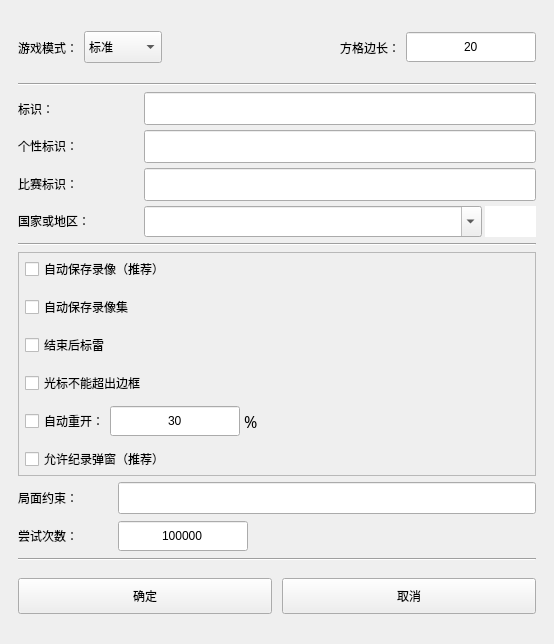
<?xml version="1.0" encoding="UTF-8"?>
<ui version="4.0">
 <class>Form</class>
 <widget class="QWidget" name="Form">
  <property name="windowModality">
   <enum>Qt::NonModal</enum>
  </property>
  <property name="geometry">
   <rect>
    <x>0</x>
    <y>0</y>
    <width>554</width>
    <height>644</height>
   </rect>
  </property>
  <property name="sizePolicy">
   <sizepolicy hsizetype="Minimum" vsizetype="Preferred">
    <horstretch>0</horstretch>
    <verstretch>0</verstretch>
   </sizepolicy>
  </property>
  <property name="minimumSize">
   <size>
    <width>0</width>
    <height>0</height>
   </size>
  </property>
  <property name="maximumSize">
   <size>
    <width>16777215</width>
    <height>16777215</height>
   </size>
  </property>
  <property name="mouseTracking">
   <bool>true</bool>
  </property>
  <property name="focusPolicy">
   <enum>Qt::ClickFocus</enum>
  </property>
   <property name="windowTitle">
    <string notr="true"/>
   </property>
  <layout class="QVBoxLayout" name="verticalLayout">
   <property name="leftMargin">
    <number>18</number>
   </property>
   <property name="topMargin">
    <number>18</number>
   </property>
   <property name="rightMargin">
    <number>18</number>
   </property>
   <property name="bottomMargin">
    <number>18</number>
   </property>
   <item>
    <widget class="QWidget" name="widget_3" native="true">
     <property name="minimumSize">
      <size>
       <width>0</width>
       <height>32</height>
      </size>
     </property>
     <layout class="QHBoxLayout" name="horizontalLayout_10" stretch="0,0,0,0,0">
      <property name="spacing">
       <number>6</number>
      </property>
      <property name="leftMargin">
       <number>0</number>
      </property>
      <property name="topMargin">
       <number>0</number>
      </property>
      <property name="rightMargin">
       <number>0</number>
      </property>
      <property name="bottomMargin">
       <number>0</number>
      </property>
      <item>
       <widget class="QLabel" name="label_gamemode">
        <property name="text">
         <string>游戏模式：</string>
        </property>
        <property name="scaledContents">
         <bool>false</bool>
        </property>
        <property name="wordWrap">
         <bool>false</bool>
        </property>
       </widget>
      </item>
      <item>
       <widget class="QComboBox" name="comboBox_gamemode">
        <property name="sizePolicy">
         <sizepolicy hsizetype="Preferred" vsizetype="Fixed">
          <horstretch>0</horstretch>
          <verstretch>0</verstretch>
         </sizepolicy>
        </property>
        <property name="minimumSize">
         <size>
          <width>0</width>
          <height>32</height>
         </size>
        </property>
        <property name="maximumSize">
         <size>
          <width>16777215</width>
          <height>32</height>
         </size>
        </property>
        <property name="focusPolicy">
         <enum>Qt::ClickFocus</enum>
        </property>
        <property name="currentIndex">
         <number>0</number>
        </property>
        <property name="sizeAdjustPolicy">
         <enum>QComboBox::AdjustToContents</enum>
        </property>
        <item>
         <property name="text">
          <string>标准</string>
         </property>
        </item>
        <item>
         <property name="text">
          <string>Win7</string>
         </property>
        </item>
        <item>
         <property name="text">
          <string>强无猜</string>
         </property>
        </item>
        <item>
         <property name="text">
          <string>弱无猜</string>
         </property>
        </item>
        <item>
         <property name="text">
          <string>经典无猜</string>
         </property>
        </item>
        <item>
         <property name="text">
          <string>准无猜</string>
         </property>
        </item>
        <item>
         <property name="text">
          <string>强可猜</string>
         </property>
        </item>
        <item>
         <property name="text">
          <string>弱可猜</string>
         </property>
        </item>
       </widget>
      </item>
      <item>
       <spacer name="horizontalSpacer_2">
        <property name="orientation">
         <enum>Qt::Horizontal</enum>
        </property>
        <property name="sizeHint" stdset="0">
         <size>
          <width>0</width>
          <height>20</height>
         </size>
        </property>
       </spacer>
      </item>
      <item>
       <widget class="QLabel" name="label_pixsize">
        <property name="minimumSize">
         <size>
          <width>0</width>
          <height>0</height>
         </size>
        </property>
        <property name="maximumSize">
         <size>
          <width>16777215</width>
          <height>16777215</height>
         </size>
        </property>
        <property name="text">
         <string>方格边长：</string>
        </property>
        <property name="scaledContents">
         <bool>false</bool>
        </property>
        <property name="wordWrap">
         <bool>false</bool>
        </property>
       </widget>
      </item>
      <item>
       <widget class="QSpinBox" name="spinBox_pixsize">
        <property name="sizePolicy">
         <sizepolicy hsizetype="Minimum" vsizetype="Fixed">
          <horstretch>0</horstretch>
          <verstretch>0</verstretch>
         </sizepolicy>
        </property>
        <property name="minimumSize">
         <size>
          <width>130</width>
          <height>32</height>
         </size>
        </property>
        <property name="maximumSize">
         <size>
          <width>16777215</width>
          <height>32</height>
         </size>
        </property>
        <property name="focusPolicy">
         <enum>Qt::ClickFocus</enum>
        </property>
        <property name="frame">
         <bool>true</bool>
        </property>
        <property name="alignment">
         <set>Qt::AlignCenter</set>
        </property>
        <property name="buttonSymbols">
         <enum>QAbstractSpinBox::NoButtons</enum>
        </property>
        <property name="keyboardTracking">
         <bool>true</bool>
        </property>
        <property name="showGroupSeparator" stdset="0">
         <bool>false</bool>
        </property>
        <property name="minimum">
         <number>5</number>
        </property>
        <property name="maximum">
         <number>255</number>
        </property>
        <property name="value">
         <number>20</number>
        </property>
       </widget>
      </item>
     </layout>
    </widget>
   </item>
   <item>
    <widget class="Line" name="line_3">
     <property name="orientation">
      <enum>Qt::Horizontal</enum>
     </property>
    </widget>
   </item>
   <item>
    <widget class="QFrame" name="frame">
     <property name="frameShape">
      <enum>QFrame::NoFrame</enum>
     </property>
     <property name="frameShadow">
      <enum>QFrame::Plain</enum>
     </property>
     <property name="lineWidth">
      <number>0</number>
     </property>
     <layout class="QHBoxLayout" name="horizontalLayout_6">
      <property name="leftMargin">
       <number>0</number>
      </property>
      <property name="topMargin">
       <number>0</number>
      </property>
      <property name="rightMargin">
       <number>0</number>
      </property>
      <property name="bottomMargin">
       <number>0</number>
      </property>
      <item>
       <widget class="QFrame" name="frame_2">
        <property name="frameShape">
         <enum>QFrame::NoFrame</enum>
        </property>
        <property name="frameShadow">
         <enum>QFrame::Plain</enum>
        </property>
        <property name="lineWidth">
         <number>0</number>
        </property>
        <layout class="QVBoxLayout" name="verticalLayout_3">
         <property name="spacing">
          <number>5</number>
         </property>
         <property name="leftMargin">
          <number>0</number>
         </property>
         <property name="topMargin">
          <number>0</number>
         </property>
         <property name="rightMargin">
          <number>0</number>
         </property>
         <property name="bottomMargin">
          <number>0</number>
         </property>
         <item>
          <widget class="QLabel" name="label_label">
           <property name="sizePolicy">
            <sizepolicy hsizetype="Minimum" vsizetype="Preferred">
             <horstretch>0</horstretch>
             <verstretch>0</verstretch>
            </sizepolicy>
           </property>
           <property name="minimumSize">
            <size>
             <width>120</width>
             <height>32</height>
            </size>
           </property>
           <property name="toolTip">
            <string/>
           </property>
           <property name="text">
            <string>标识：</string>
           </property>
           <property name="scaledContents">
            <bool>false</bool>
           </property>
           <property name="wordWrap">
            <bool>false</bool>
           </property>
          </widget>
         </item>
         <item>
          <widget class="QLabel" name="label_unique_label">
           <property name="sizePolicy">
            <sizepolicy hsizetype="Minimum" vsizetype="Preferred">
             <horstretch>0</horstretch>
             <verstretch>0</verstretch>
            </sizepolicy>
           </property>
           <property name="minimumSize">
            <size>
             <width>120</width>
             <height>32</height>
            </size>
           </property>
           <property name="toolTip">
            <string>用于与其他人相区分，但不希望排名网站和软件展示出来</string>
           </property>
           <property name="text">
            <string>个性标识：</string>
           </property>
           <property name="scaledContents">
            <bool>false</bool>
           </property>
           <property name="wordWrap">
            <bool>false</bool>
           </property>
          </widget>
         </item>
         <item>
          <widget class="QLabel" name="label_race_label">
           <property name="sizePolicy">
            <sizepolicy hsizetype="Minimum" vsizetype="Preferred">
             <horstretch>0</horstretch>
             <verstretch>0</verstretch>
            </sizepolicy>
           </property>
           <property name="minimumSize">
            <size>
             <width>120</width>
             <height>32</height>
            </size>
           </property>
           <property name="toolTip">
            <string>用于参加比赛</string>
           </property>
           <property name="text">
            <string>比赛标识：</string>
           </property>
           <property name="scaledContents">
            <bool>false</bool>
           </property>
           <property name="wordWrap">
            <bool>false</bool>
           </property>
          </widget>
         </item>
         <item>
          <widget class="QLabel" name="label_country">
           <property name="sizePolicy">
            <sizepolicy hsizetype="Minimum" vsizetype="Preferred">
             <horstretch>0</horstretch>
             <verstretch>0</verstretch>
            </sizepolicy>
           </property>
           <property name="minimumSize">
            <size>
             <width>120</width>
             <height>32</height>
            </size>
           </property>
           <property name="text">
            <string>国家或地区：</string>
           </property>
           <property name="scaledContents">
            <bool>false</bool>
           </property>
           <property name="wordWrap">
            <bool>false</bool>
           </property>
          </widget>
         </item>
        </layout>
       </widget>
      </item>
      <item>
       <widget class="QFrame" name="frame_3">
        <property name="frameShape">
         <enum>QFrame::NoFrame</enum>
        </property>
        <property name="frameShadow">
         <enum>QFrame::Plain</enum>
        </property>
        <property name="lineWidth">
         <number>0</number>
        </property>
        <layout class="QVBoxLayout" name="verticalLayout_4">
         <property name="spacing">
          <number>5</number>
         </property>
         <property name="leftMargin">
          <number>0</number>
         </property>
         <property name="topMargin">
          <number>0</number>
         </property>
         <property name="rightMargin">
          <number>0</number>
         </property>
         <property name="bottomMargin">
          <number>0</number>
         </property>
         <item>
          <widget class="QLineEdit" name="lineEdit_label">
           <property name="minimumSize">
            <size>
             <width>0</width>
             <height>33</height>
            </size>
           </property>
           <property name="maximumSize">
            <size>
             <width>16777215</width>
             <height>33</height>
            </size>
           </property>
           <property name="focusPolicy">
            <enum>Qt::ClickFocus</enum>
           </property>
           <property name="text">
            <string notr="true"/>
           </property>
           <property name="maxLength">
            <number>1024</number>
           </property>
           <property name="alignment">
            <set>Qt::AlignCenter</set>
           </property>
          </widget>
         </item>
         <item>
          <widget class="QLineEdit" name="lineEdit_unique_label">
           <property name="minimumSize">
            <size>
             <width>0</width>
             <height>33</height>
            </size>
           </property>
           <property name="maximumSize">
            <size>
             <width>16777215</width>
             <height>33</height>
            </size>
           </property>
           <property name="focusPolicy">
            <enum>Qt::ClickFocus</enum>
           </property>
           <property name="text">
            <string notr="true"/>
           </property>
           <property name="maxLength">
            <number>1024</number>
           </property>
           <property name="alignment">
            <set>Qt::AlignCenter</set>
           </property>
          </widget>
         </item>
         <item>
          <widget class="QLineEdit" name="lineEdit_race_label">
           <property name="minimumSize">
            <size>
             <width>0</width>
             <height>33</height>
            </size>
           </property>
           <property name="maximumSize">
            <size>
             <width>16777215</width>
             <height>33</height>
            </size>
           </property>
           <property name="focusPolicy">
            <enum>Qt::ClickFocus</enum>
           </property>
           <property name="text">
            <string notr="true"/>
           </property>
           <property name="maxLength">
            <number>1024</number>
           </property>
           <property name="alignment">
            <set>Qt::AlignCenter</set>
           </property>
          </widget>
         </item>
         <item>
          <widget class="QWidget" name="horizontalWidget_country" native="true">
           <layout class="QHBoxLayout" name="horizontalLayout_2">
            <property name="spacing">
             <number>3</number>
            </property>
            <property name="leftMargin">
             <number>0</number>
            </property>
            <property name="topMargin">
             <number>0</number>
            </property>
            <property name="rightMargin">
             <number>0</number>
            </property>
            <property name="bottomMargin">
             <number>0</number>
            </property>
            <item>
             <widget class="CountryComboBox" name="comboBox_country">
              <property name="sizePolicy">
               <sizepolicy hsizetype="Expanding" vsizetype="Fixed">
                <horstretch>0</horstretch>
                <verstretch>0</verstretch>
               </sizepolicy>
              </property>
              <property name="minimumSize">
               <size>
                <width>0</width>
                <height>31</height>
               </size>
              </property>
              <property name="maximumSize">
               <size>
                <width>16777215</width>
                <height>31</height>
               </size>
              </property>
              <property name="focusPolicy">
               <enum>Qt::ClickFocus</enum>
              </property>
              <property name="autoFillBackground">
               <bool>false</bool>
              </property>
              <property name="editable">
               <bool>true</bool>
              </property>
              <property name="currentText">
               <string notr="true"/>
              </property>
              <property name="currentIndex">
               <number>-1</number>
              </property>
              <property name="sizeAdjustPolicy">
               <enum>QComboBox::AdjustToMinimumContentsLengthWithIcon</enum>
              </property>
              <property name="frame">
               <bool>true</bool>
              </property>
              <property name="modelColumn">
               <number>0</number>
              </property>
             </widget>
            </item>
            <item>
             <widget class="QLabel" name="label_national_flag">
              <property name="minimumSize">
               <size>
                <width>51</width>
                <height>31</height>
               </size>
              </property>
              <property name="maximumSize">
               <size>
                <width>51</width>
                <height>31</height>
               </size>
              </property>
              <property name="font">
               <font>
                <family>微软雅黑</family>
                <pointsize>16</pointsize>
               </font>
              </property>
              <property name="styleSheet">
               <string notr="true">QLabel{
background-color:rgb(255, 255, 255)
}</string>
              </property>
              <property name="text">
               <string/>
              </property>
              <property name="alignment">
               <set>Qt::AlignCenter</set>
              </property>
              <property name="wordWrap">
               <bool>false</bool>
              </property>
             </widget>
            </item>
           </layout>
          </widget>
         </item>
        </layout>
       </widget>
      </item>
     </layout>
    </widget>
   </item>
   <item>
    <widget class="Line" name="line_4">
     <property name="orientation">
      <enum>Qt::Horizontal</enum>
     </property>
    </widget>
   </item>
   <item>
    <widget class="QWidget" name="widget_2" native="true">
     <layout class="QVBoxLayout" name="verticalLayout_2">
      <property name="spacing">
       <number>6</number>
      </property>
      <property name="leftMargin">
       <number>0</number>
      </property>
      <property name="topMargin">
       <number>0</number>
      </property>
      <property name="rightMargin">
       <number>0</number>
      </property>
      <property name="bottomMargin">
       <number>0</number>
      </property>
      <item>
       <widget class="QFrame" name="frame_4">
        <property name="frameShape">
         <enum>QFrame::StyledPanel</enum>
        </property>
        <property name="frameShadow">
         <enum>QFrame::Raised</enum>
        </property>
        <layout class="QVBoxLayout" name="verticalLayout_5">
         <property name="leftMargin">
          <number>6</number>
         </property>
         <property name="topMargin">
          <number>0</number>
         </property>
         <property name="rightMargin">
          <number>0</number>
         </property>
         <property name="bottomMargin">
          <number>0</number>
         </property>
         <item>
          <widget class="QCheckBox" name="checkBox_autosave_video">
           <property name="minimumSize">
            <size>
             <width>0</width>
             <height>32</height>
            </size>
           </property>
           <property name="toolTip">
            <string>完成后自动将录像保存到replay文件夹下</string>
           </property>
           <property name="styleSheet">
            <string notr="true"/>
           </property>
           <property name="text">
            <string>自动保存录像（推荐）</string>
           </property>
          </widget>
         </item>
         <item>
          <widget class="QCheckBox" name="checkBox_autosave_video_set">
           <property name="minimumSize">
            <size>
             <width>0</width>
             <height>32</height>
            </size>
           </property>
           <property name="maximumSize">
            <size>
             <width>16777215</width>
             <height>32</height>
            </size>
           </property>
           <property name="text">
            <string>自动保存录像集</string>
           </property>
          </widget>
         </item>
         <item>
          <widget class="QCheckBox" name="checkBox_end_then_flag">
           <property name="minimumSize">
            <size>
             <width>0</width>
             <height>32</height>
            </size>
           </property>
           <property name="toolTip">
            <string/>
           </property>
           <property name="styleSheet">
            <string notr="true"/>
           </property>
           <property name="text">
            <string>结束后标雷</string>
           </property>
          </widget>
         </item>
         <item>
          <widget class="QCheckBox" name="checkBox_cursor_limit">
           <property name="minimumSize">
            <size>
             <width>0</width>
             <height>32</height>
            </size>
           </property>
           <property name="toolTip">
            <string/>
           </property>
           <property name="styleSheet">
            <string notr="true"/>
           </property>
           <property name="text">
            <string>光标不能超出边框</string>
           </property>
          </widget>
         </item>
         <item>
          <widget class="QWidget" name="widget_4" native="true">
           <property name="minimumSize">
            <size>
             <width>0</width>
             <height>32</height>
            </size>
           </property>
           <layout class="QHBoxLayout" name="horizontalLayout_7">
            <property name="spacing">
             <number>0</number>
            </property>
            <property name="leftMargin">
             <number>0</number>
            </property>
            <property name="topMargin">
             <number>0</number>
            </property>
            <property name="rightMargin">
             <number>0</number>
            </property>
            <property name="bottomMargin">
             <number>0</number>
            </property>
            <item>
             <widget class="QCheckBox" name="checkBox_auto_replay">
              <property name="toolTip">
               <string/>
              </property>
              <property name="styleSheet">
               <string notr="true"/>
              </property>
              <property name="text">
               <string>自动重开：</string>
              </property>
             </widget>
            </item>
            <item>
             <widget class="QSpinBox" name="spinBox_auto_replay">
              <property name="sizePolicy">
               <sizepolicy hsizetype="Minimum" vsizetype="Fixed">
                <horstretch>0</horstretch>
                <verstretch>0</verstretch>
               </sizepolicy>
              </property>
              <property name="minimumSize">
               <size>
                <width>130</width>
                <height>32</height>
               </size>
              </property>
              <property name="maximumSize">
               <size>
                <width>16777215</width>
                <height>32</height>
               </size>
              </property>
              <property name="focusPolicy">
               <enum>Qt::ClickFocus</enum>
              </property>
              <property name="frame">
               <bool>true</bool>
              </property>
              <property name="alignment">
               <set>Qt::AlignCenter</set>
              </property>
              <property name="buttonSymbols">
               <enum>QAbstractSpinBox::NoButtons</enum>
              </property>
              <property name="keyboardTracking">
               <bool>true</bool>
              </property>
              <property name="showGroupSeparator" stdset="0">
               <bool>false</bool>
              </property>
              <property name="minimum">
               <number>0</number>
              </property>
              <property name="maximum">
               <number>100</number>
              </property>
              <property name="value">
               <number>30</number>
              </property>
             </widget>
            </item>
            <item>
             <widget class="QLabel" name="label_auto_replay_percent">
              <property name="font">
               <font>
                <family>微软雅黑</family>
                <pointsize>12</pointsize>
               </font>
              </property>
              <property name="toolTip">
               <string notr="true"/>
              </property>
              <property name="statusTip">
               <string notr="true"/>
              </property>
              <property name="whatsThis">
               <string notr="true"/>
              </property>
              <property name="text">
               <string notr="true"> %</string>
              </property>
              <property name="scaledContents">
               <bool>false</bool>
              </property>
              <property name="wordWrap">
               <bool>false</bool>
              </property>
             </widget>
            </item>
            <item>
             <spacer name="horizontalSpacer">
              <property name="orientation">
               <enum>Qt::Horizontal</enum>
              </property>
              <property name="sizeHint" stdset="0">
               <size>
                <width>0</width>
                <height>20</height>
               </size>
              </property>
             </spacer>
            </item>
           </layout>
          </widget>
         </item>
         <item>
          <widget class="QCheckBox" name="checkBox_auto_notification">
           <property name="minimumSize">
            <size>
             <width>0</width>
             <height>32</height>
            </size>
           </property>
           <property name="toolTip">
            <string/>
           </property>
           <property name="styleSheet">
            <string notr="true"/>
           </property>
           <property name="text">
            <string>允许纪录弹窗（推荐）</string>
           </property>
          </widget>
         </item>
        </layout>
       </widget>
      </item>
      <item>
       <widget class="QWidget" name="widget_5" native="true">
        <property name="minimumSize">
         <size>
          <width>0</width>
          <height>32</height>
         </size>
        </property>
        <layout class="QHBoxLayout" name="horizontalLayout">
         <property name="spacing">
          <number>0</number>
         </property>
         <property name="leftMargin">
          <number>0</number>
         </property>
         <property name="topMargin">
          <number>0</number>
         </property>
         <property name="rightMargin">
          <number>0</number>
         </property>
         <property name="bottomMargin">
          <number>0</number>
         </property>
         <item>
          <widget class="QLabel" name="label_constraint">
           <property name="minimumSize">
            <size>
             <width>100</width>
             <height>0</height>
            </size>
           </property>
           <property name="text">
            <string>局面约束：</string>
           </property>
           <property name="scaledContents">
            <bool>false</bool>
           </property>
           <property name="wordWrap">
            <bool>false</bool>
           </property>
          </widget>
         </item>
         <item>
          <widget class="QLineEdit" name="lineEdit_constraint">
           <property name="minimumSize">
            <size>
             <width>0</width>
             <height>32</height>
            </size>
           </property>
           <property name="maximumSize">
            <size>
             <width>16777215</width>
             <height>32</height>
            </size>
           </property>
           <property name="focusPolicy">
            <enum>Qt::ClickFocus</enum>
           </property>
           <property name="text">
            <string/>
           </property>
           <property name="alignment">
            <set>Qt::AlignCenter</set>
           </property>
          </widget>
         </item>
        </layout>
       </widget>
      </item>
      <item>
       <widget class="QWidget" name="widget_6" native="true">
        <property name="minimumSize">
         <size>
          <width>0</width>
          <height>32</height>
         </size>
        </property>
        <layout class="QHBoxLayout" name="horizontalLayout_8">
         <property name="spacing">
          <number>0</number>
         </property>
         <property name="leftMargin">
          <number>0</number>
         </property>
         <property name="topMargin">
          <number>0</number>
         </property>
         <property name="rightMargin">
          <number>0</number>
         </property>
         <property name="bottomMargin">
          <number>0</number>
         </property>
         <item>
          <widget class="QLabel" name="label_attempt_times_limit">
           <property name="minimumSize">
            <size>
             <width>100</width>
             <height>0</height>
            </size>
           </property>
           <property name="text">
            <string>尝试次数：</string>
           </property>
           <property name="scaledContents">
            <bool>false</bool>
           </property>
           <property name="wordWrap">
            <bool>false</bool>
           </property>
          </widget>
         </item>
         <item>
          <widget class="QSpinBox" name="spinBox_attempt_times_limit">
           <property name="sizePolicy">
            <sizepolicy hsizetype="Minimum" vsizetype="Fixed">
             <horstretch>0</horstretch>
             <verstretch>0</verstretch>
            </sizepolicy>
           </property>
           <property name="minimumSize">
            <size>
             <width>130</width>
             <height>32</height>
            </size>
           </property>
           <property name="maximumSize">
            <size>
             <width>16777215</width>
             <height>32</height>
            </size>
           </property>
           <property name="focusPolicy">
            <enum>Qt::ClickFocus</enum>
           </property>
           <property name="frame">
            <bool>true</bool>
           </property>
           <property name="alignment">
            <set>Qt::AlignCenter</set>
           </property>
           <property name="buttonSymbols">
            <enum>QAbstractSpinBox::NoButtons</enum>
           </property>
           <property name="keyboardTracking">
            <bool>true</bool>
           </property>
           <property name="showGroupSeparator" stdset="0">
            <bool>false</bool>
           </property>
           <property name="minimum">
            <number>0</number>
           </property>
           <property name="maximum">
            <number>99999999</number>
           </property>
           <property name="value">
            <number>99999999</number>
           </property>
          </widget>
         </item>
         <item>
          <spacer name="horizontalSpacer_3">
           <property name="orientation">
            <enum>Qt::Horizontal</enum>
           </property>
           <property name="sizeHint" stdset="0">
            <size>
             <width>0</width>
             <height>20</height>
            </size>
           </property>
          </spacer>
         </item>
        </layout>
       </widget>
      </item>
     </layout>
    </widget>
   </item>
   <item>
    <widget class="Line" name="line_2">
     <property name="orientation">
      <enum>Qt::Horizontal</enum>
     </property>
    </widget>
   </item>
   <item>
    <widget class="QWidget" name="widget_7" native="true">
     <layout class="QHBoxLayout" name="horizontalLayout_11">
      <property name="spacing">
       <number>10</number>
      </property>
      <property name="leftMargin">
       <number>0</number>
      </property>
      <property name="topMargin">
       <number>0</number>
      </property>
      <property name="rightMargin">
       <number>0</number>
      </property>
      <property name="bottomMargin">
       <number>0</number>
      </property>
      <item>
       <widget class="QPushButton" name="pushButton_yes">
        <property name="sizePolicy">
         <sizepolicy hsizetype="Expanding" vsizetype="Fixed">
          <horstretch>0</horstretch>
          <verstretch>0</verstretch>
         </sizepolicy>
        </property>
        <property name="minimumSize">
         <size>
          <width>100</width>
          <height>36</height>
         </size>
        </property>
        <property name="maximumSize">
         <size>
          <width>16777215</width>
          <height>16777215</height>
         </size>
        </property>
        <property name="focusPolicy">
         <enum>Qt::NoFocus</enum>
        </property>
        <property name="text">
         <string>确定</string>
        </property>
        <property name="shortcut">
         <string>Return</string>
        </property>
        <property name="autoDefault">
         <bool>false</bool>
        </property>
        <property name="flat">
         <bool>false</bool>
        </property>
       </widget>
      </item>
      <item>
       <widget class="QPushButton" name="pushButton_no">
        <property name="sizePolicy">
         <sizepolicy hsizetype="Expanding" vsizetype="Fixed">
          <horstretch>0</horstretch>
          <verstretch>0</verstretch>
         </sizepolicy>
        </property>
        <property name="minimumSize">
         <size>
          <width>100</width>
          <height>36</height>
         </size>
        </property>
        <property name="maximumSize">
         <size>
          <width>16777215</width>
          <height>16777215</height>
         </size>
        </property>
        <property name="focusPolicy">
         <enum>Qt::NoFocus</enum>
        </property>
        <property name="text">
         <string>取消</string>
        </property>
       </widget>
      </item>
     </layout>
    </widget>
   </item>
  </layout>
  <zorder>line_2</zorder>
  <zorder>line_3</zorder>
  <zorder>line_4</zorder>
  <zorder>widget_3</zorder>
  <zorder>widget_2</zorder>
  <zorder>widget_7</zorder>
  <zorder>frame</zorder>
 </widget>
 <customwidgets>
  <customwidget>
   <class>CountryComboBox</class>
   <extends>QComboBox</extends>
   <header>ui.uiComponents</header>
  </customwidget>
 </customwidgets>
 <resources/>
 <connections>
  <connection>
   <sender>checkBox_auto_replay</sender>
   <signal>toggled(bool)</signal>
   <receiver>spinBox_auto_replay</receiver>
   <slot>setEnabled(bool)</slot>
   <hints>
    <hint type="sourcelabel">
     <x>151</x>
     <y>455</y>
    </hint>
    <hint type="destinationlabel">
     <x>281</x>
     <y>456</y>
    </hint>
   </hints>
  </connection>
  <connection>
   <sender>checkBox_auto_replay</sender>
   <signal>toggled(bool)</signal>
   <receiver>label_auto_replay_percent</receiver>
   <slot>setEnabled(bool)</slot>
   <hints>
    <hint type="sourcelabel">
     <x>151</x>
     <y>455</y>
    </hint>
    <hint type="destinationlabel">
     <x>305</x>
     <y>456</y>
    </hint>
   </hints>
  </connection>
  <connection>
   <sender>pushButton_no</sender>
   <signal>clicked()</signal>
   <receiver>Form</receiver>
   <slot>close()</slot>
   <hints>
    <hint type="sourcelabel">
     <x>535</x>
     <y>625</y>
    </hint>
    <hint type="destinationlabel">
     <x>566</x>
     <y>478</y>
    </hint>
   </hints>
  </connection>
 </connections>
</ui>
